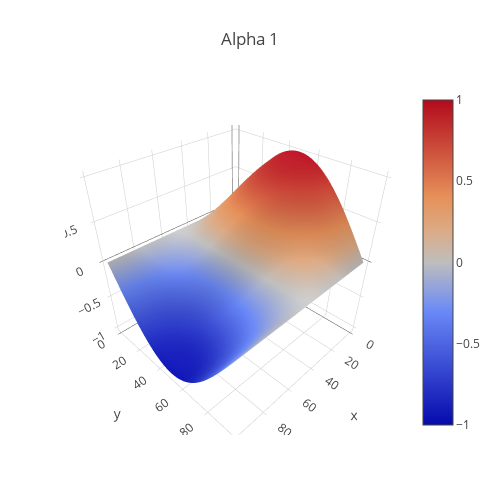
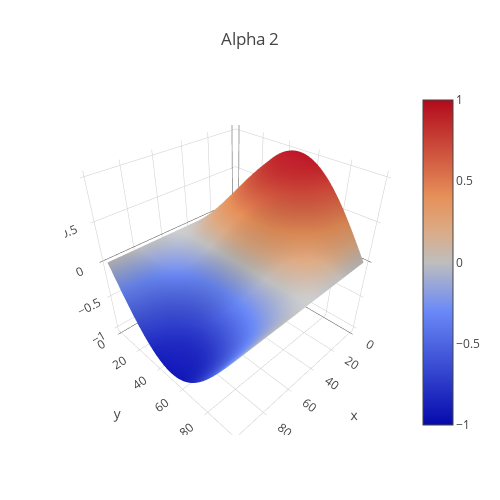
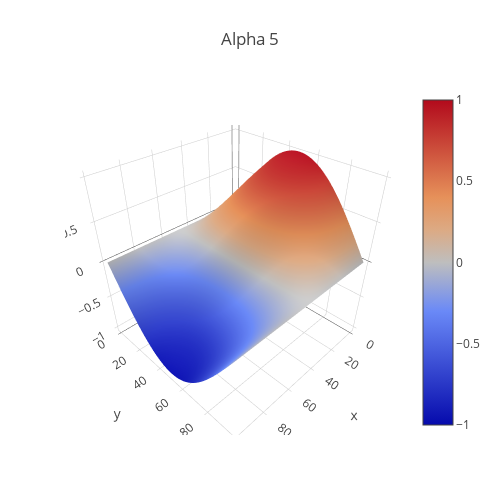
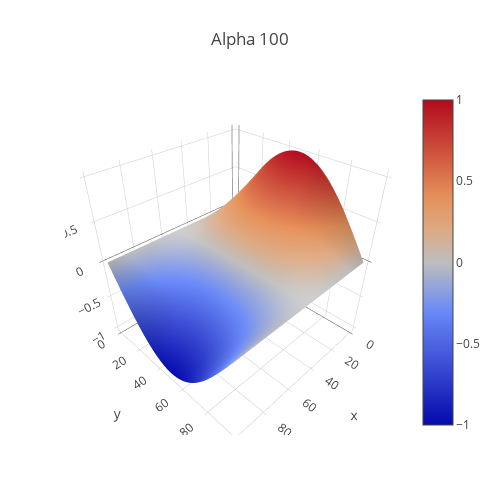

The notebook cell saved with these charts, in order:
### Code cell
# для каждого alpha будем сохранять значения ошибок в зависимости от итерации
delta = {alpha:[] for alpha in Alpha}

for alpha_ind in tqdm(range(len(Alpha))):
    t = 1e-2
    lambda_y = Alpha[alpha_ind] * lambda_x  
    
    # инициализируем начальные значения
    a, b, c, f, g = parametrs_initialisation(lambda_y)
    fi_matrix, d_matrix = first_matrix_initialisation(lambda_y)
    
    # обновляем матрицу fi
    while (t <= t_max):
        
        # получаем значение максимального отклонения для итерации, делаем шаг алгоритма
        max_delta, fi_matrix = alg_step(fi_matrix, d_matrix, a, b, c, f, g, lambda_y)
        
        delta[Alpha[alpha_ind]].append(abs(max_delta))
        d_matrix = - gamma * fi_matrix 
        t += tau_step 
    
    # отрисовываем график распределения температуры
    print_heat_distr(fi_matrix, Alpha[alpha_ind])

### Figure 1 — Plotly figure (JSON) as saved in the notebook; plotly's stock layout.template omitted (floating-point values rounded to 4 significant figures; data arrays with more than 128 entries replaced by an {"elided": "..."} marker saying what was removed)
{"data": [{"type": "surface", "z": {"elided": "100x100 float values"}}], "layout": {"autosize": false, "height": 500, "margin": {"b": 65, "l": 65, "r": 50, "t": 90}, "title": "Alpha 1", "width": 500}}

### Figure 2 — Plotly figure (JSON) as saved in the notebook; plotly's stock layout.template omitted (floating-point values rounded to 4 significant figures; data arrays with more than 128 entries replaced by an {"elided": "..."} marker saying what was removed)
{"data": [{"type": "surface", "z": {"elided": "100x100 float values"}}], "layout": {"autosize": false, "height": 500, "margin": {"b": 65, "l": 65, "r": 50, "t": 90}, "title": "Alpha 2", "width": 500}}

### Figure 3 — Plotly figure (JSON) as saved in the notebook; plotly's stock layout.template omitted (floating-point values rounded to 4 significant figures; data arrays with more than 128 entries replaced by an {"elided": "..."} marker saying what was removed)
{"data": [{"type": "surface", "z": {"elided": "100x100 float values"}}], "layout": {"autosize": false, "height": 500, "margin": {"b": 65, "l": 65, "r": 50, "t": 90}, "title": "Alpha 5", "width": 500}}

### Figure 4 — Plotly figure (JSON) as saved in the notebook; plotly's stock layout.template omitted (floating-point values rounded to 4 significant figures; data arrays with more than 128 entries replaced by an {"elided": "..."} marker saying what was removed)
{"data": [{"type": "surface", "z": {"elided": "100x100 float values"}}], "layout": {"autosize": false, "height": 500, "margin": {"b": 65, "l": 65, "r": 50, "t": 90}, "title": "Alpha 100", "width": 500}}
